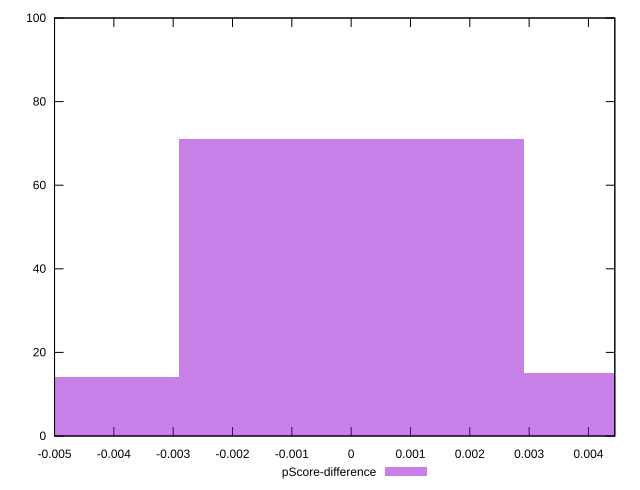

Generate this figure with gnuplot:
reset

$pScoreDifference <<EOF
0 71
0.0058155110866195655 15
-0.0058155110866195655 14
EOF

set key outside below
set boxwidth 0.0058155110866195655
set xrange [-0.0050000000000000044:0.004444444444444473]
set yrange [0:100]
set trange [0:100]
set style fill transparent solid 0.5 noborder
set terminal svg size 640, 490 enhanced background rgb 'white'
set output "report_00026_2021-02-22T21:38:55.199Z/render-blocking-resources/samples/pages+cached+noadtech/pScore-difference/histogram.svg"

plot $pScoreDifference title "pScore-difference" with boxes

reset
